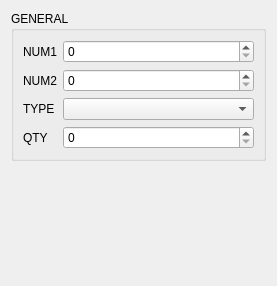
<?xml version="1.0" encoding="UTF-8"?>
<ui version="4.0">
 <class>BustersHiddenTreasureTabForm</class>
 <widget class="QWidget" name="BustersHiddenTreasureTabForm">
  <property name="geometry">
   <rect>
    <x>0</x>
    <y>0</y>
    <width>277</width>
    <height>286</height>
   </rect>
  </property>
  <property name="windowTitle">
   <string notr="true">Form</string>
  </property>
  <layout class="QVBoxLayout" name="verticalLayout">
   <item>
    <widget class="QGroupBox" name="groupBox_4">
     <property name="title">
      <string>GENERAL</string>
     </property>
     <layout class="QVBoxLayout" name="verticalLayout_2">
      <item>
       <layout class="QFormLayout" name="formLayout">
        <item row="0" column="0">
         <widget class="QLabel" name="num1Label">
          <property name="text">
           <string>NUM1</string>
          </property>
         </widget>
        </item>
        <item row="0" column="1">
         <widget class="QSpinBox" name="num1SB">
          <property name="maximum">
           <number>65535</number>
          </property>
         </widget>
        </item>
        <item row="1" column="0">
         <widget class="QLabel" name="num2Label">
          <property name="text">
           <string>NUM2</string>
          </property>
         </widget>
        </item>
        <item row="1" column="1">
         <widget class="QSpinBox" name="num2SB">
          <property name="maximum">
           <number>65535</number>
          </property>
         </widget>
        </item>
        <item row="2" column="0">
         <widget class="QLabel" name="itemLabel">
          <property name="text">
           <string>TYPE</string>
          </property>
         </widget>
        </item>
        <item row="2" column="1">
         <widget class="QComboBox" name="itemCB">
          <property name="minimumSize">
           <size>
            <width>180</width>
            <height>0</height>
           </size>
          </property>
         </widget>
        </item>
        <item row="4" column="0">
         <widget class="QLabel" name="countLabel">
          <property name="text">
           <string>QTY</string>
          </property>
         </widget>
        </item>
        <item row="4" column="1">
         <widget class="QSpinBox" name="countSB">
          <property name="minimum">
           <number>0</number>
          </property>
         </widget>
        </item>
       </layout>
      </item>
     </layout>
    </widget>
   </item>
   <item>
    <spacer name="verticalSpacer">
     <property name="orientation">
      <enum>Qt::Vertical</enum>
     </property>
     <property name="sizeHint" stdset="0">
      <size>
       <width>20</width>
       <height>40</height>
      </size>
     </property>
    </spacer>
   </item>
  </layout>
 </widget>
 <resources/>
 <connections/>
</ui>
